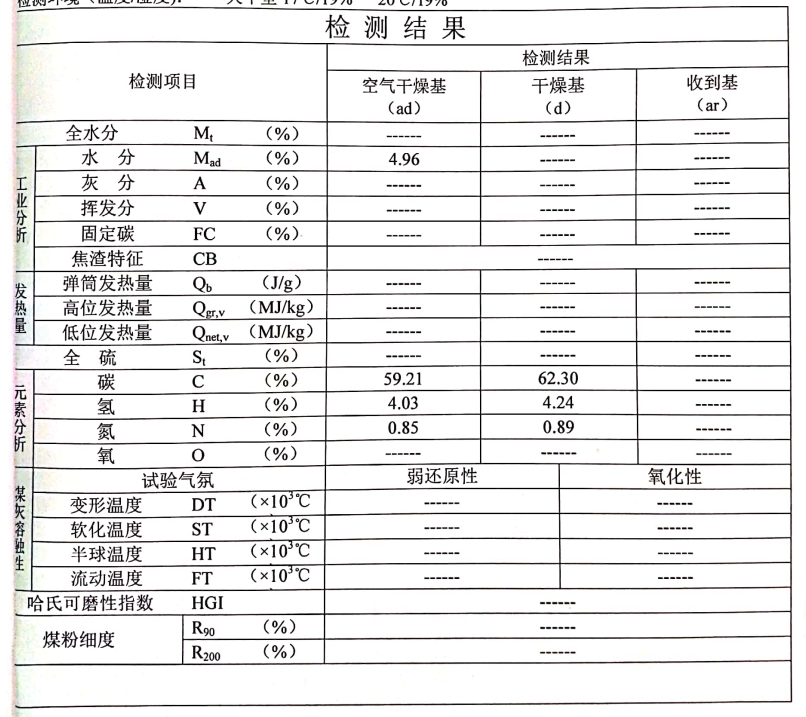
#> input picture imgs/test/75.png, 806 x 717 px
$ python preprocess.py
#> lines starting #> are read from the running program, lines starting #| are printed output that depends on the picture; after the words box and inside, x2 and y2 are one past the last pixel; in counts of white or black regions, pixels touching at a corner belong together
# -*- coding: utf-8 -*-
"""
# @file name  : preprocess.py
# @author     : https://github.com/zhuyuedlut
# @date       : 2023/3/22 14:31
# @brief      :
"""
import math

import cv2
import numpy as np

if __name__ == '__main__':
    img = cv2.imread('./imgs/test/75.png')
#> img is the input picture: shape (717, 806, 3); mean B, G, R 233.8, 233.8, 234.4

    gray = cv2.cvtColor(img, cv2.COLOR_BGR2GRAY)
    ret, binary = cv2.threshold(gray, 127, 255, cv2.THRESH_BINARY)
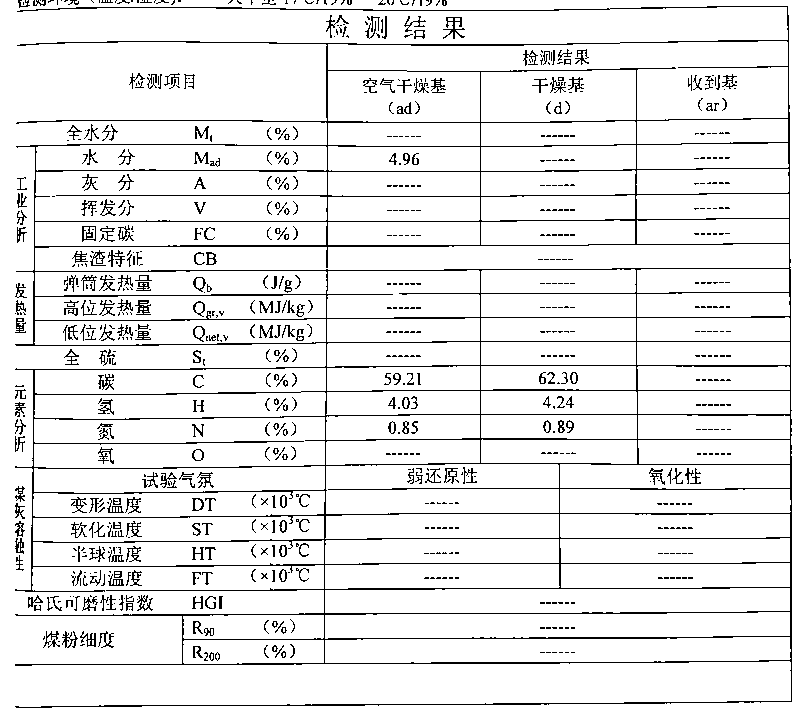
#> binary: shape (717, 806); 92.1% white; black in thin lines or dots

    h, w = binary.shape
#> h = 717; w = 806
    hors_k = int(math.sqrt(w) * 1.2)
#> hors_k = 34
    vert_k = int(math.sqrt(h) * 1.2)
#> vert_k = 32

    kernel = cv2.getStructuringElement(cv2.MORPH_RECT, (hors_k, 1))
    hors = ~cv2.dilate(binary, kernel, iterations=1)
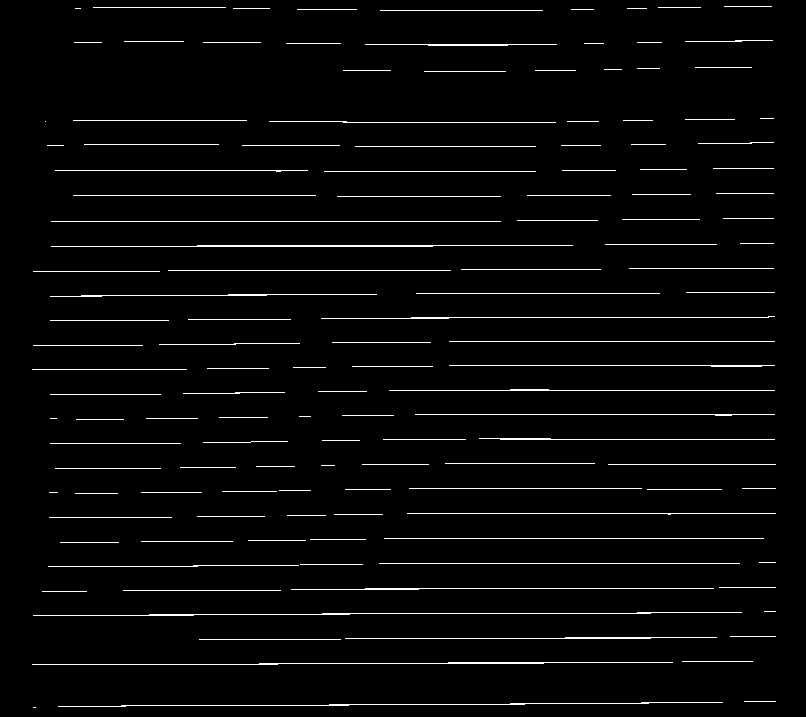
#> hors: shape (717, 806); 3.1% white in thin lines or dots

    kernel = cv2.getStructuringElement(cv2.MORPH_RECT, (1, vert_k))
#> kernel = 32 values from 1 to 1
    vert = ~cv2.dilate(binary, kernel, iterations=1)
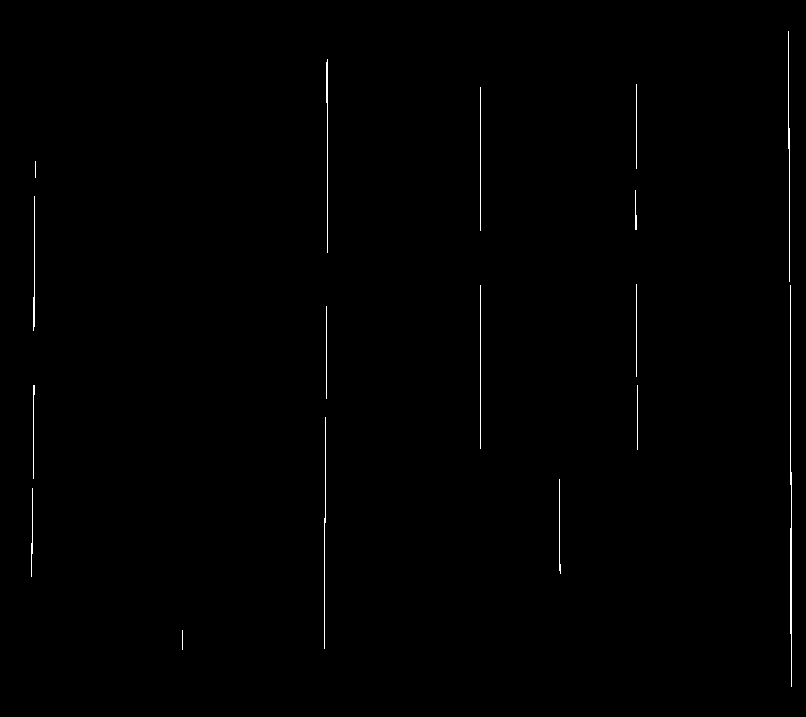
#> vert: shape (717, 806); 0.43% white in thin lines or dots, all inside (x1, y1, x2, y2) = (31, 31, 792, 687)
    borders = cv2.bitwise_or(hors, vert)
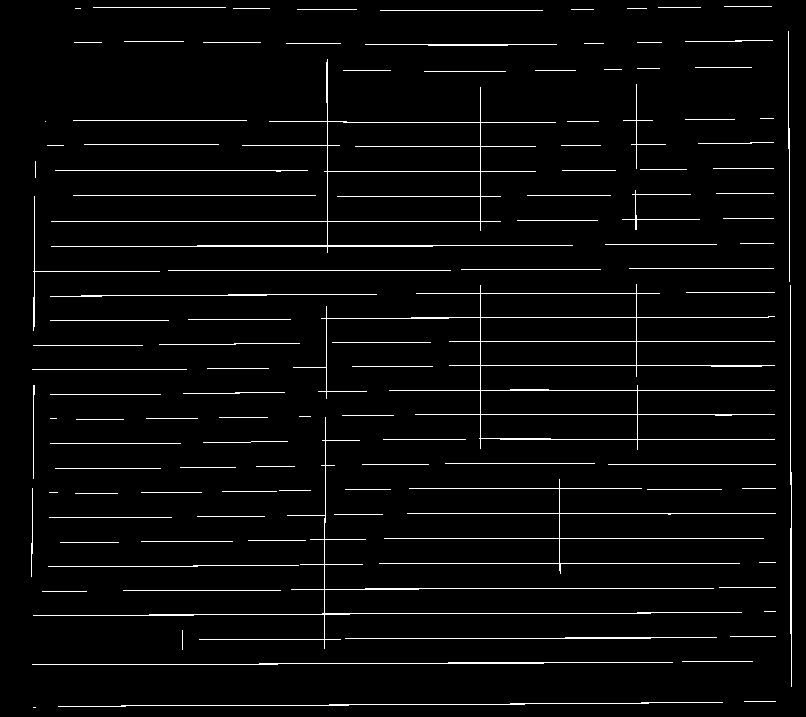
#> borders: shape (717, 806); 3.5% white in thin lines or dots

    cv2.imwrite('result.jpg', borders)

$ run again, with imgs/test/33.png copied over imgs/test/75.png
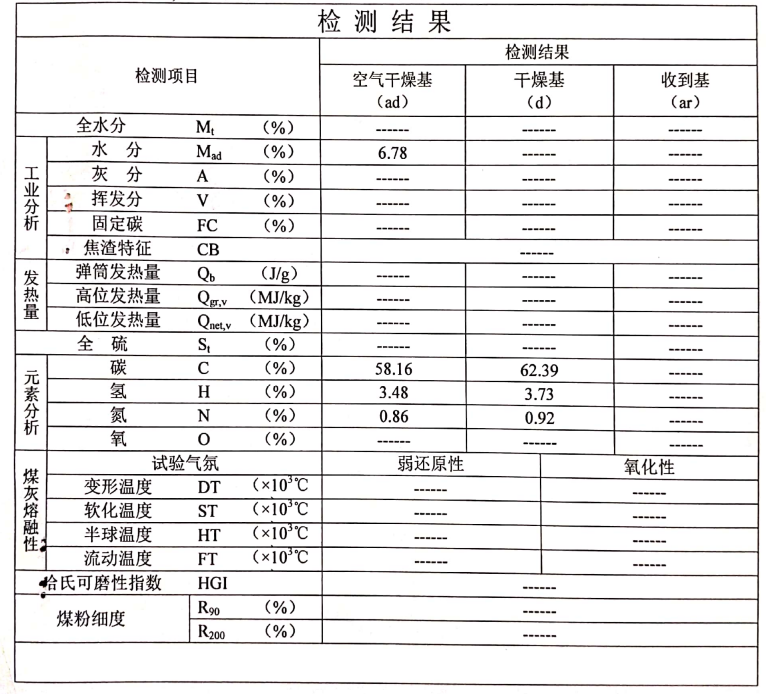
#> input picture imgs/test/33.png, 766 x 694 px
#> img is the input picture: shape (694, 766, 3); mean B, G, R 233.2, 233, 233.8
#> `ret, binary = cv2.threshold(gray, 127, 255, cv2.THRESH_BINARY)`:
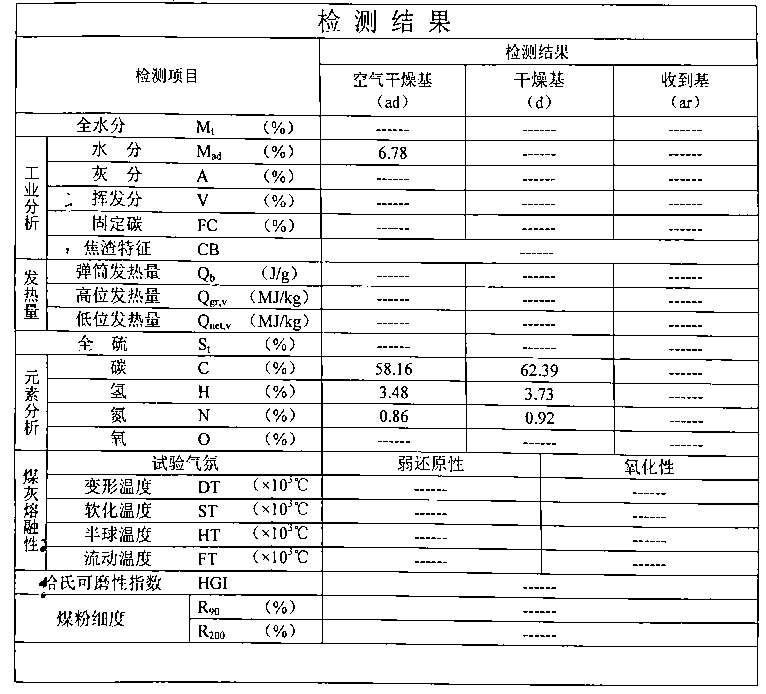
#> binary: shape (694, 766); 91.6% white; black in thin lines or dots
#> hors: shape (694, 766); 3.3% white in thin lines or dots
#> vert: shape (694, 766); 0.59% white in thin lines or dots
#> `borders = cv2.bitwise_or(hors, vert)`:
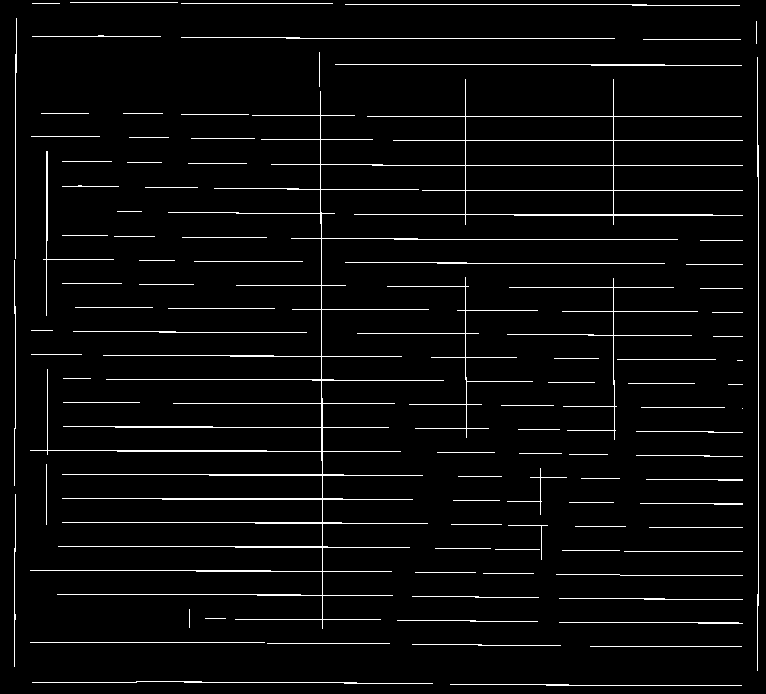
#> borders: shape (694, 766); 3.9% white in thin lines or dots

$ run again, with imgs/test/65.png copied over imgs/test/75.png
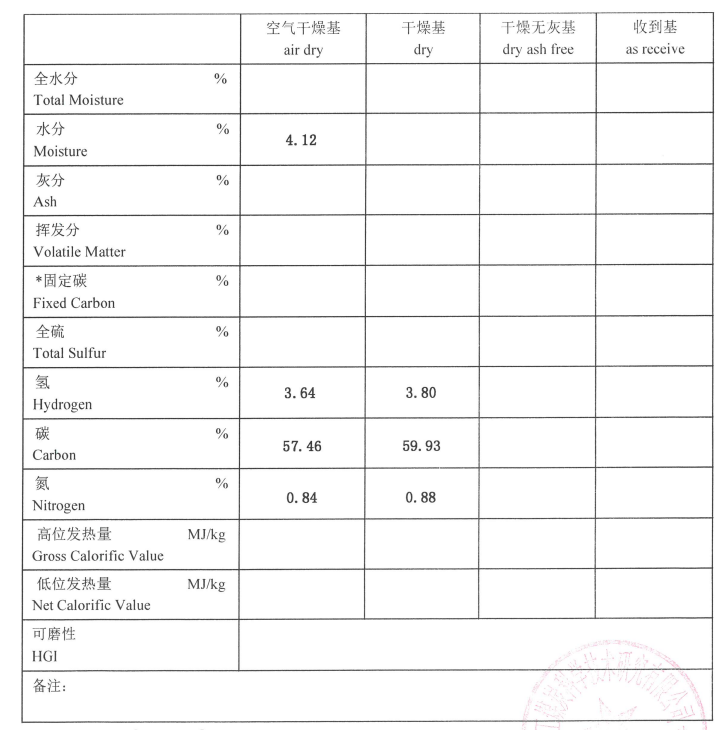
#> input picture imgs/test/65.png, 726 x 730 px
#> img is the input picture: shape (730, 726, 3); mean B, G, R 246.5, 246.5, 246.6
#> `ret, binary = cv2.threshold(gray, 127, 255, cv2.THRESH_BINARY)`:
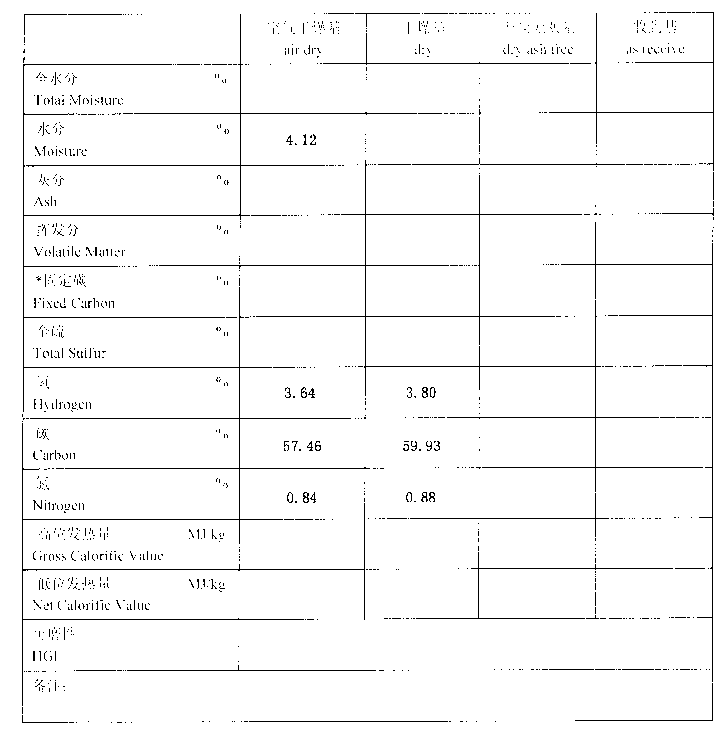
#> binary: shape (730, 726); 97.1% white; black in thin lines or dots
#> hors: shape (730, 726); 1.1% white in thin lines or dots, all inside (x1, y1, x2, y2) = (38, 13, 699, 723)
#> vert: shape (730, 726); 0.44% white in thin lines or dots, all inside (x1, y1, x2, y2) = (22, 28, 714, 706)
#> `borders = cv2.bitwise_or(hors, vert)`:
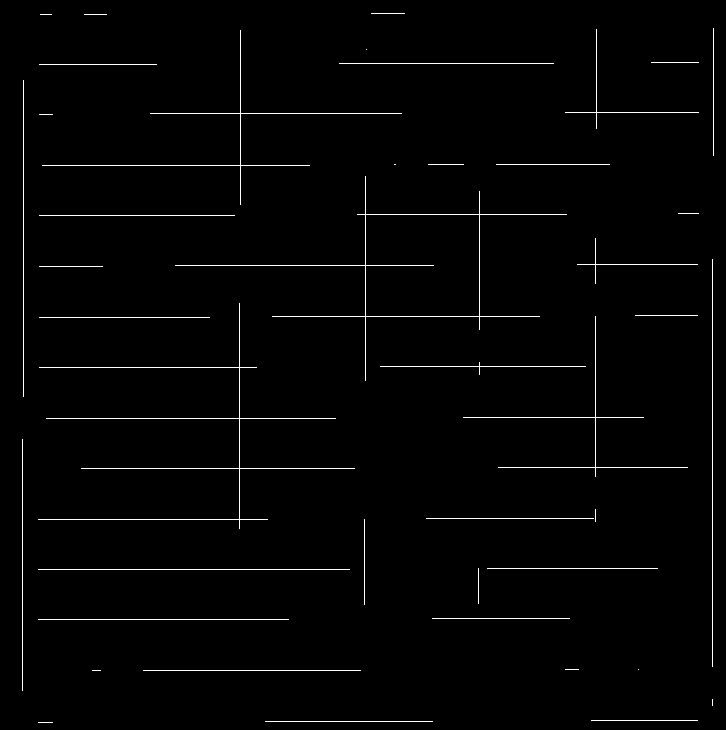
#> borders: shape (730, 726); 1.5% white in thin lines or dots
